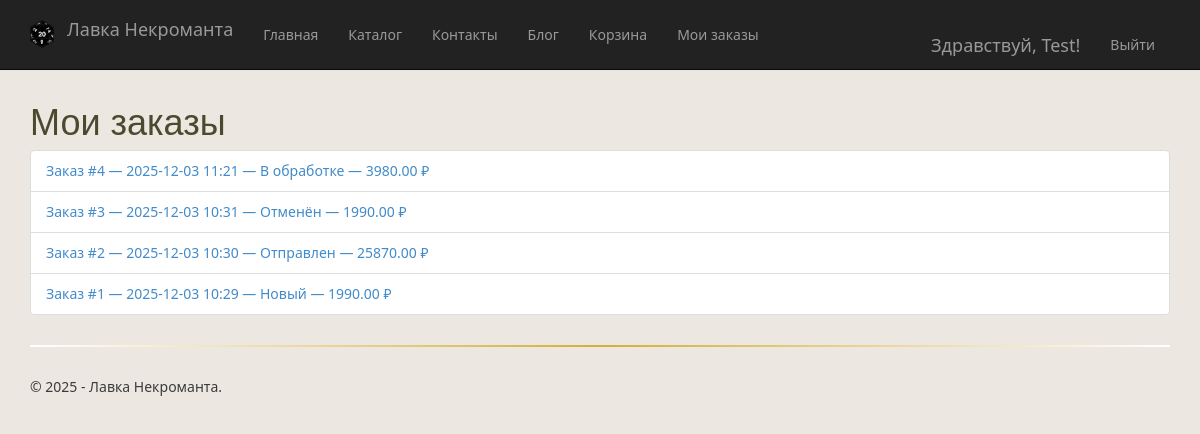
Screenshot of /my_orders/ (signed in) with the database file from the repository.
### app/models.py (models this page shows, shortened)
class Order(models.Model):
    STATUS_NEW = 'NEW'
    STATUS_PROCESSING = 'PROCESSING'
    STATUS_SHIPPED = 'SHIPPED'
    STATUS_CANCELLED = 'CANCELLED'
    STATUS_CHOICES = [
        (STATUS_NEW, 'Новый'),
        (STATUS_PROCESSING, 'В обработке'),
        (STATUS_SHIPPED, 'Отправлен'),
        (STATUS_CANCELLED, 'Отменён'),
    ]
    customer = models.ForeignKey(settings.AUTH_USER_MODEL, related_name='orders',
                                 on_delete=models.SET_NULL, null=True, blank=True, verbose_name="Клиент")
    created_at = models.DateTimeField(verbose_name="Создан", default=timezone.now)
    status = models.CharField(verbose_name="Статус", max_length=20, choices=STATUS_CHOICES, default=STATUS_NEW)
    total_price = models.DecimalField(verbose_name="Итоговая сумма", max_digits=10, decimal_places=2, default=0)
    full_name = models.CharField(verbose_name="ФИО получателя", max_length=200, blank=True)
    phone = models.CharField(verbose_name="Телефон", max_length=50, blank=True)
    address = models.TextField(verbose_name="Адрес доставки", blank=True)
    comment = models.TextField(verbose_name="Комментарий к заказу", blank=True)
    class Meta:
        verbose_name = "Заказ"
        verbose_name_plural = "Заказы"
        ordering = ['-created_at']

### app/views.py (the view)
# urls.py: path('my_orders/', views.my_orders, name='my_orders'),
@client_required
def my_orders(request):
    assert isinstance(request, HttpRequest)
    orders = Order.objects.filter(customer=request.user).order_by('-created_at')
    return render(request, 'app/my_orders.html', {
        'title': 'Мои заказы',
        'orders': orders,
        'year': datetime.now().year,
    })

### app/templatetags/group_tags.py (called while the page is built)
@register.filter(name='has_group')
def has_group(user, group_name):
    if not user or not hasattr(user, 'groups'):
        return False
    return user.groups.filter(name=group_name).exists()

### app/utils.py (called while the page is built)
def _in_group(user, group_name):
    return user.is_authenticated and user.groups.filter(name=group_name).exists()

def is_client(user):
    return _in_group(user, 'Client')

def client_required(view_func):
    @wraps(view_func)
    def _wrapped_view(request, *args, **kwargs):
        login_url = reverse('login')
        if not request.user.is_authenticated:
            return redirect_to_login(request.get_full_path(), login_url=login_url, redirect_field_name=REDIRECT_FIELD_NAME)
        if not is_client(request.user):
            return redirect('home')
        return view_func(request, *args, **kwargs)
    return _wrapped_view

### app/templates/app/my_orders.html
{% extends "app/layout.html" %}
{% block content %}
<h1>Мои заказы</h1>
  {% if orders %}
<ul class="list-group">
    {% for o in orders %}
    <li class="list-group-item">
        <a href="{% url 'order_detail' order_id=o.id %}">
            Заказ #{{ o.id }} — {{ o.created_at|date:"Y-m-d H:i" }} — {{ o.get_status_display }} — {{ o.total_price }} ₽
        </a>
    </li>
    {% endfor %}
</ul>
  {% else %}
<p>У вас пока нет заказов.</p>
  {% endif %}
{% endblock %}

### app/templates/app/loginpartial.html (shortened to what this page needs)
{% if user.is_authenticated %}
<form id="logoutForm" action="/logout/" method="post" class="navbar-right">
    <ul class="nav navbar-nav navbar-right">
        <li><span class="navbar-brand">Здравствуй, {{ user.username }}!</span></li>
        <li><a href="javascript:document.getElementById('logoutForm').submit()">Выйти</a></li>
    </ul>
</form>
{% else %}
<ul class="nav
    -nav navbar-right">
    <li><a href="{% url 'login' %}">Войти</a></li>
</ul>
{% endif %}

### app/static/app/content/site.css (style rules this page uses)
body { background-color: #ece7e1; font-family: 'Segoe UI', Tahoma, Geneva, Verdana, sans-serif; color: #3b3b3b; padding-top: 80px; padding-bottom: 20px; transition: background-color 0.3s ease; }
h1, h2, h3, h4 { color: #4a4a2e; }
.navbar li { margin-top: 10px; }
.navbar-right { margin-top: 5px; }

### rows the page displays
Order: id "4", created_at "2025-12-03 11:21", status "В обработке", total_price "3980.00"
Order: id "3", created_at "2025-12-03 10:31", status "Отменён", total_price "1990.00"
Order: id "2", created_at "2025-12-03 10:30", status "Отправлен", total_price "25870.00"
Order: id "1", created_at "2025-12-03 10:29", status "Новый", total_price "1990.00"

### other values shown
{{ user.username }} "Test"
